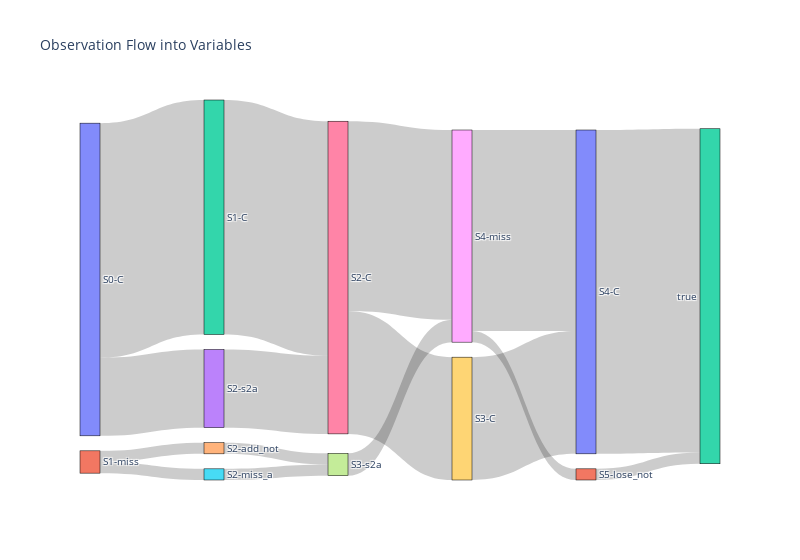

Notebook code for this chart:
### Code cell
import pandas as pd
import plotly.graph_objects as go

df = dfs[4]

# Prepare the data for the Sankey diagram
all_labels = list(pd.unique(df[stages + ['correct_pred']].values.ravel('K')))
label_dict = {label: i for i, label in enumerate(all_labels)}

sources = []
targets = []
values = []

# Count the flows between stages
for i in range(len(stages)):
    stage = stages[i]
    next_stage = stages + ['correct_pred']
    next_stage = next_stage[i + 1]
    stage_counts = df.groupby([stage, next_stage]).size().reset_index(name='count')
    
    for _, row in stage_counts.iterrows():
        sources.append(label_dict[row[stage]])
        targets.append(label_dict[row[next_stage]])
        values.append(row['count'])

# Define node and link data for Sankey diagram
node = dict(
    pad = 15,
    thickness = 20,
    line = dict(color = "black", width = 0.5),
    label = all_labels,
)

link = dict(
    source = sources,
    target = targets,
    value = values
)

# Create Sankey diagram
fig = go.Figure(data=[go.Sankey(node=node, link=link)])
fig.update_layout(title_text="Observation Flow into Variables", font_size=10, width=800)
fig.show()

### Figure 1 — Plotly figure (JSON) as saved in the notebook; plotly's stock layout.template omitted (floating-point values rounded to 4 significant figures)
{"data": [{"link": {"source": [0, 0, 1, 1, 2, 4, 5, 3, 6, 6, 7, 9, 8, 8, 10, 11], "target": [2, 3, 4, 5, 6, 7, 7, 6, 9, 8, 8, 10, 10, 11, 12, 12], "value": [21, 7, 1, 1, 21, 1, 1, 7, 11, 17, 2, 11, 18, 1, 29, 1]}, "node": {"label": ["S0-C", "S1-miss", "S1-C", "S2-s2a", "S2-add_not", "S2-miss_a", "S2-C", "S3-s2a", "S4-miss", "S3-C", "S4-C", "S5-lose_not", true], "line": {"color": "black", "width": 0.5}, "pad": 15, "thickness": 20}, "type": "sankey"}], "layout": {"font": {"size": 10}, "title": {"text": "Observation Flow into Variables"}, "width": 800}}
